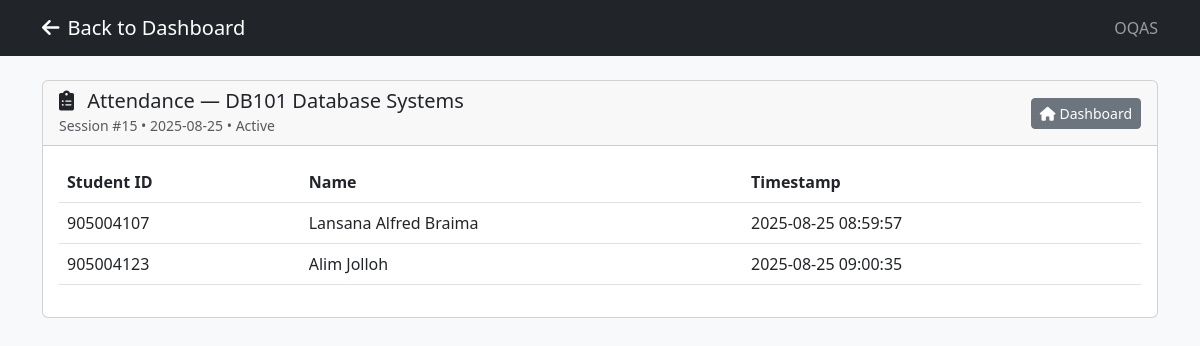
Page /lecturer/sessions/15/attendance (signed in) on the earlier database version.
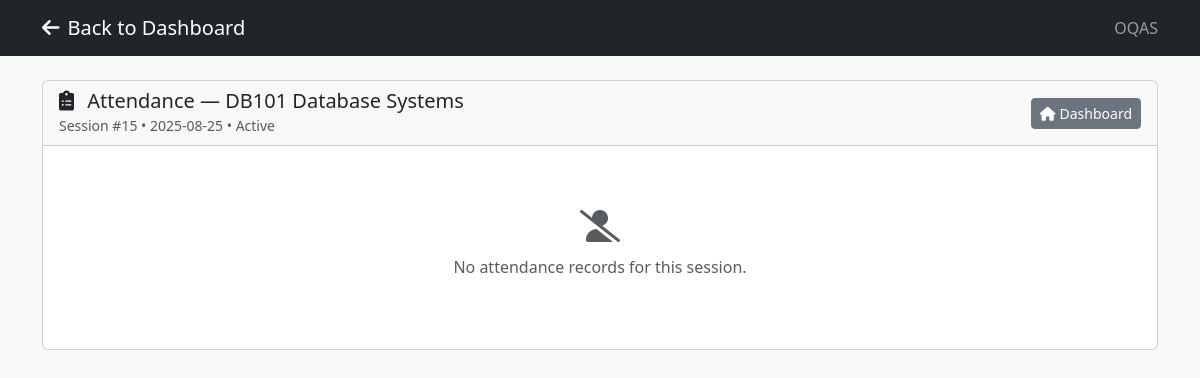
Same page on the later database version.
### tables this page shows
CREATE TABLE modules (
            module_id INTEGER PRIMARY KEY AUTOINCREMENT,
            module_code TEXT NOT NULL UNIQUE,
            module_name TEXT NOT NULL,
            lecturer_id INTEGER NOT NULL,
            planned_weeks INTEGER NOT NULL,
            created_at TIMESTAMP DEFAULT CURRENT_TIMESTAMP,
            FOREIGN KEY (lecturer_id) REFERENCES users(user_id) ON DELETE CASCADE ON UPDATE CASCADE
        );

CREATE TABLE attendance (
            attendance_id INTEGER PRIMARY KEY AUTOINCREMENT,
            session_id INTEGER NOT NULL,
            student_id INTEGER NOT NULL,
            status TEXT DEFAULT 'present',
            checkin_time TIMESTAMP DEFAULT CURRENT_TIMESTAMP,
            FOREIGN KEY (session_id) REFERENCES sessions(session_id) ON DELETE CASCADE ON UPDATE CASCADE,
            FOREIGN KEY (student_id) REFERENCES users(user_id) ON DELETE CASCADE ON UPDATE CASCADE,
            UNIQUE (session_id, student_id)
        );

CREATE TABLE users (
            user_id INTEGER PRIMARY KEY AUTOINCREMENT,
            username TEXT NOT NULL UNIQUE,
            password_hash TEXT NOT NULL,
            role TEXT NOT NULL,
            full_name TEXT NOT NULL,
            created_at TIMESTAMP DEFAULT CURRENT_TIMESTAMP
        );

### app.py (the view)
@app.route("/lecturer/sessions/<int:session_id>/attendance", methods=["GET"])
@lecturer_required
def lecturer_view_attendance(session_id: int):
    try:
        conn = sqlite3.connect(DB_PATH)
        cursor = conn.cursor()
        cursor.execute(
            """
            SELECT s.session_id, s.session_date, s.status, m.module_code, m.module_name
            FROM sessions s
            JOIN modules m ON s.module_id = m.module_id
            WHERE s.session_id = ?
            """,
            (session_id,),
        )
        row = cursor.fetchone()
    finally:
        try:
            conn.close()  # type: ignore[name-defined]
        except Exception:
            pass
    if not row:
        flash("Session not found")
        return redirect(url_for("lecturer_dashboard"))
    session_info = {
        "session_id": row[0],
        "session_date": row[1],
        "status": row[2],
        "module_code": row[3],
        "module_name": row[4],
    }
    records = AttendanceService.list_attendance_for_session(session_id)
    return render_template("attendance_session.html", session_info=session_info, records=records)

### app.py (called while the page is built)
def lecturer_required(f):
    @wraps(f)
    def decorated_function(*args, **kwargs):
        if 'user' not in session:
            flash('Please log in to access this page.')
            return redirect(url_for('login'))
        if not AuthService.is_lecturer(session['user']):
            flash('Access denied. Lecturer privileges required.')
            return redirect(url_for('login'))
        return f(*args, **kwargs)
    return decorated_function

### services/auth_service.py (called while the page is built)
    @staticmethod
    def is_lecturer(user: dict) -> bool:
        return user.get("role") == "lecturer"

### templates/attendance_session.html (shortened to what this page needs)
<!DOCTYPE html>
<html lang="en">
<head>
    <link href="https://cdn.jsdelivr.net/npm/bootstrap@5.3.0/dist/css/bootstrap.min.css" rel="stylesheet">
    <link href="https://cdnjs.cloudflare.com/ajax/libs/font-awesome/6.0.0/css/all.min.css" rel="stylesheet">
</head>
<body class="bg-light">
    <nav class="navbar navbar-dark bg-dark">
        <div class="container">
            <a class="navbar-brand" href="{{ url_for('lecturer_dashboard') }}">
                <i class="fas fa-arrow-left me-2"></i>Back to Dashboard
            </a>
            <span class="navbar-text">OQAS</span>
        </div>
    </nav>
    <div class="container py-4">
        <div class="card">
            <div class="card-header d-flex justify-content-between align-items-center">
                <div>
                    <h5 class="mb-0">
                        <i class="fas fa-clipboard-list me-2"></i>
                        Attendance — {{ session_info.module_code }} {{ session_info.module_name }}
                    </h5>
                    <small class="text-muted">Session #{{ session_info.session_id }} • {{ session_info.session_date }} • {{ session_info.status|capitalize }}</small>
                </div>
                <a class="btn btn-sm btn-secondary" href="{{ url_for('lecturer_dashboard') }}">
                    <i class="fas fa-home me-1"></i>Dashboard
                </a>
            </div>
            <div class="card-body">
                {% if records %}
                <div class="table-responsive">
                    <table class="table table-hover align-middle">
                        <thead>
                            <tr>
                                <th>Student ID</th>
                                <th>Name</th>
                                <th>Timestamp</th>
                            </tr>
                        </thead>
                        <tbody>
                            {% for r in records %}
                            <tr>
                                <td>{{ r.student_id }}</td>
                                <td>{{ r.student_name }}</td>
                                <td>{{ r.timestamp.replace('T', ' ')[:19] if r.timestamp }}</td>
                            </tr>
                            {% endfor %}
                        </tbody>
                    </table>
                </div>
                {% else %}
                <div class="text-center py-5">
                    <i class="fas fa-user-slash fa-2x text-muted mb-3"></i>
                    <h6 class="text-muted">No attendance records for this session.</h6>
                </div>
                {% endif %}
            </div>
        </div>
    </div>
</body>
</html>

Differences in the rows shown:
removed attendance: student_id "905004107", student_name "Lansana Alfred Braima", timestamp "2025-08-25 08:59:57"
removed attendance: student_id "905004123", student_name "Alim Jolloh", timestamp "2025-08-25 09:00:35"
Other differences:
text no longer shown: "Student ID Name Timestamp"
text now shown: "No attendance records for this session."
